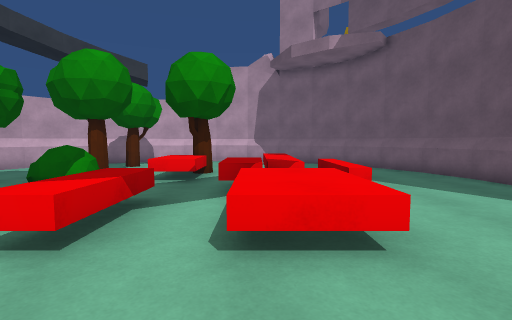
view 1 (above)

16 first-person views from a walk through a 3-D level made in the Unity game engine. The camera is 1.3 m above the floor, tilts 4° down and sees 85° across. Doors are open. The floor is counted in squares, 1 m on a side. Each view is taken from the middle of a square. On the plan, view 1 faces up. The plan holds only what a view shows up to about 13 squares ahead; the rest is blank. The place goes on beyond the plan. The player character is not drawn.

view 2
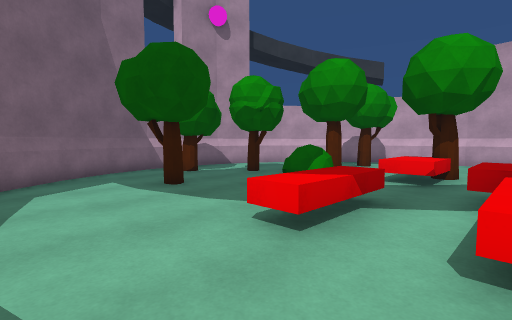

view 3
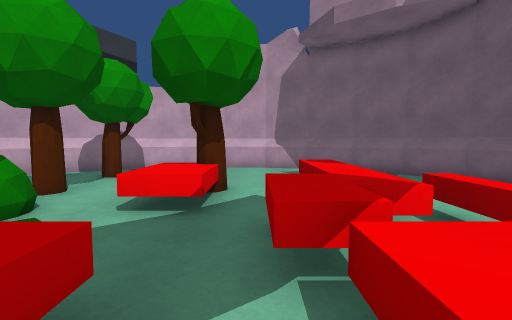

view 4
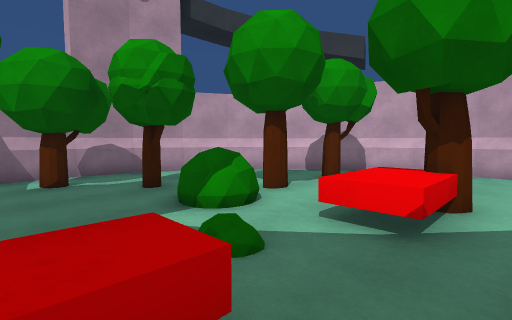

view 5
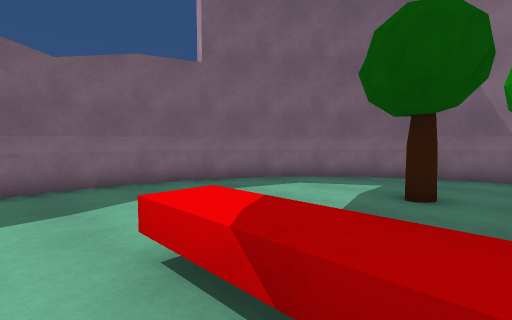

view 6
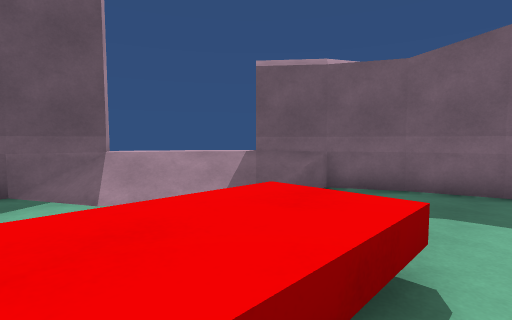

view 7
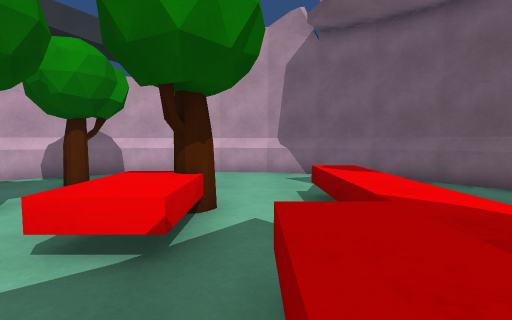

view 8
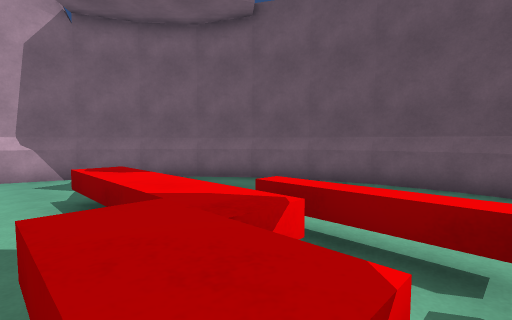

view 9
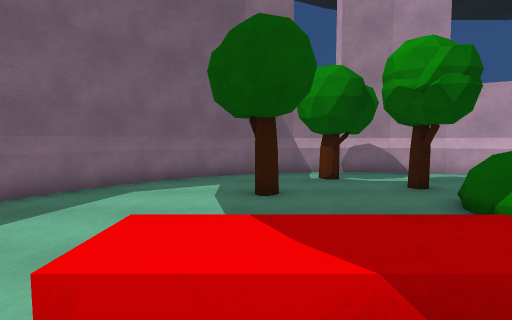

view 10
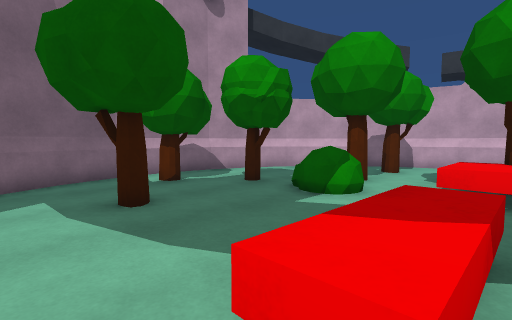

view 11
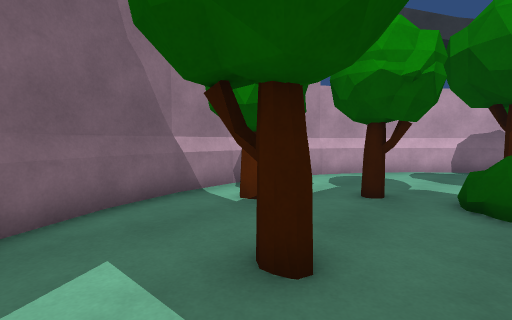

view 12
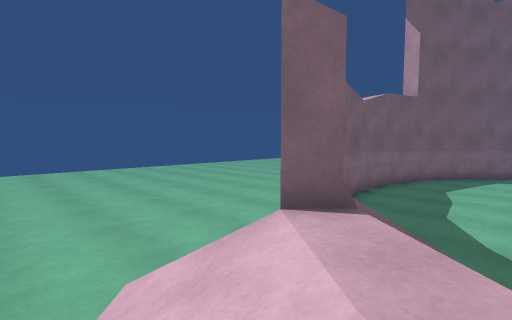

view 13
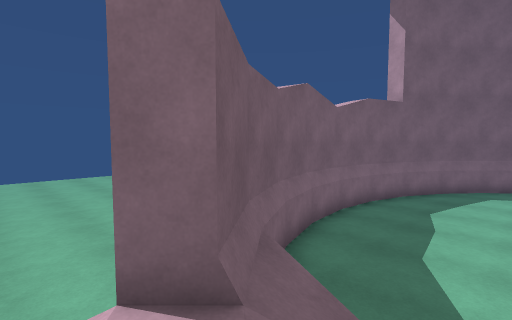

view 14
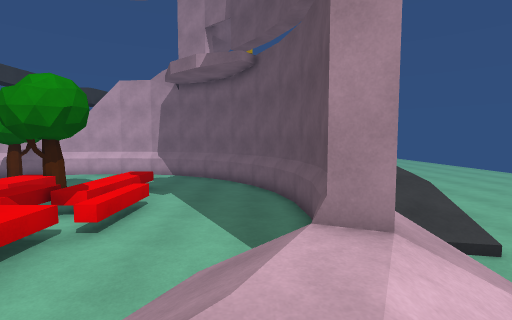

view 15
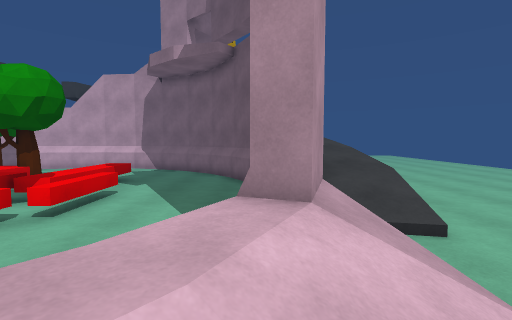

view 16
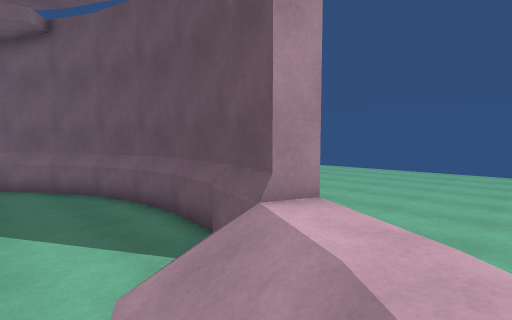

### Floor plan
Key: @ floor where view 1 was taken; # wall or solid block; . main floor; : floor 0.25 m higher than the main floor; + floor 1 m higher than the main floor; * floor 1.5 m higher than the main floor; / step, stairs or slope; D open door; = window, fence, low wall or low ledge; ^ raised ledge; T tree.
Columns run from 13 left of view 1 to 19 right of it. Each row starts with its distance up from view 1.
 17       ###DDDD###
 16     ###..  ....##D
 15    ##....  ....  D#
 14   ##...T.  ....  .##
 13   #....... ........#       .....
 12  ##...........^....##      .....
 11  #.....T..^T..^.....#     .....
 10 D#........^^..^.....##/*  ....
  9 ##...TTTT.^^..^^....##// .....
  8 ##T..T.TT...^^^^.....#///....
  7 ##TT.....:..^^.^.....#//=.....
  6 ##TT..... ^..^^^....##//.......
  5 ##....... ^^.^^^.../##//........
  4  #...T....^^.^^^..//##=..........
  3  ##.......^^.^^...//+//..........
  2   #..............//+///..........
  1   ##............///+/ .......
  0    ##........@..=##//
 -1     ###........### //
 -2       ####..#### .....
 -3         #DDDD# .......
 -4               ........
 -5              .........
 -6             ..........
 -7             ..........
 -8              .........
 -9               ........
-10                .......
-11                ......
-12                ......
-13                 .....
-14                  ....

Where each view was taken, in squares from view 1:
view 1: 0 up, 0 right, facing up
view 2: 0 up, 0 right, facing up-left
view 3: 4 up, 1 left, facing up
view 4: 5 up, 1 left, facing up-left
view 5: 6 up, 1 left, facing down-left
view 6: 6 up, 1 left, facing down-right
view 7: 6 up, 1 left, facing up
view 8: 6 up, 1 left, facing up-right
view 9: 4 up, 1 left, facing left
view 10: 2 up, 2 left, facing up-left
view 11: 2 up, 6 left, facing up-left
view 12: 2 up, 8 right, facing down-left
view 13: 2 up, 6 right, facing down-left
view 14: 0 up, 6 right, facing up
view 15: 0 up, 7 right, facing up
view 16: 1 up, 4 right, facing up-right
